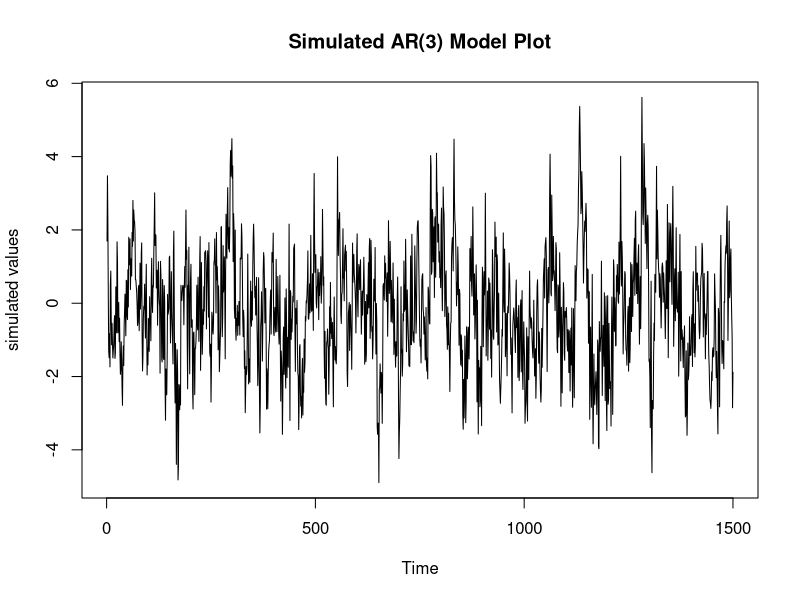
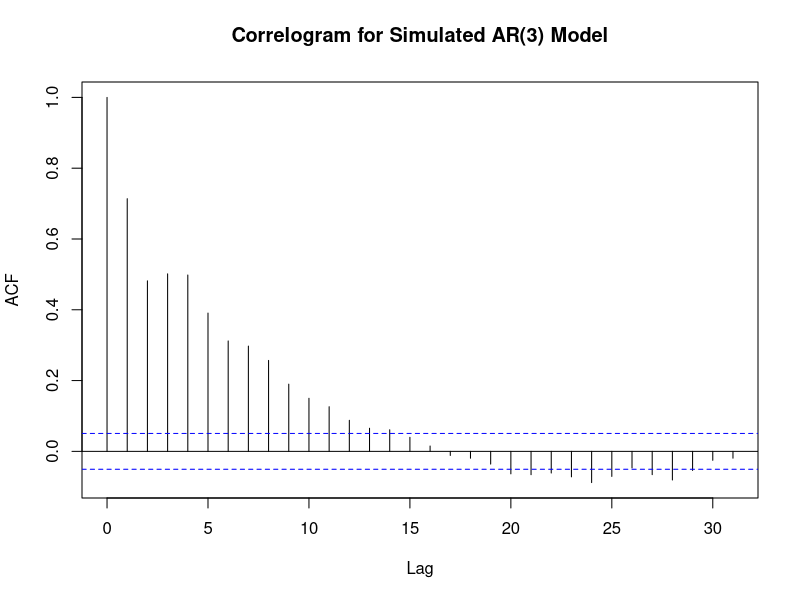
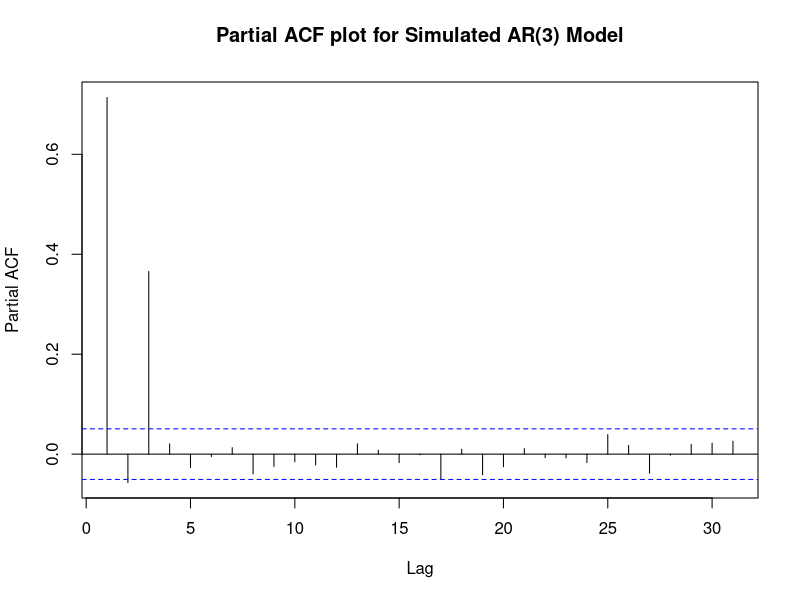

Write R code to recreate these figures, in order.
## ---- chunk 1
knitr::opts_chunk$set(echo = TRUE)
library(tidyverse)
library(knitr)
library(tseries)
library(zoo)
## ---- chunk 2
set.seed(23456)
sim_series <- arima.sim(list(ar = c(0.8,-1/3,0.6/sqrt(3))),
                        n = 1500)
plot(sim_series,
     ylab = "simulated values",
     main = "Simulated AR(3) Model Plot")
## ---- chunk 3
acf(sim_series,
    main = "Correlogram for Simulated AR(3) Model")
## ---- chunk 4
pacf(sim_series,
    main = "Partial ACF plot for Simulated AR(3) Model")
## ---- chunk 5
ARMA_CSS_ML <- arima(sim_series,
                    order = c(3,0,0),
                    seasonal = c(0,0,0),
                    include.mean = FALSE,
                    method = "CSS-ML")
ARMA_ML <- arima(sim_series,
                    order = c(3,0,0),
                    seasonal = c(0,0,0),
                    include.mean = FALSE,
                    method = "ML")
ARMA_CSS <- arima(sim_series,
                    order = c(3,0,0),
                    seasonal = c(0,0,0),
                    include.mean = FALSE,
                    method = "CSS")
result <- rbind(True_values = c(0.8,round(-1/3,3),round(0.6/sqrt(3),3),0.8^2),
                 CSS_ML = c(0.775,-0.330,0.368,0.996),
                 ML = c(0.775,-0.330,0.368,0.996),
                 CSS = c(0.774,-0.330,0.367,0.994))
colnames(result) <- c("a1","a2","a3","sigma^2")
kable(result, caption = "Estimated Parameters for Simulated AR(3) Process")

